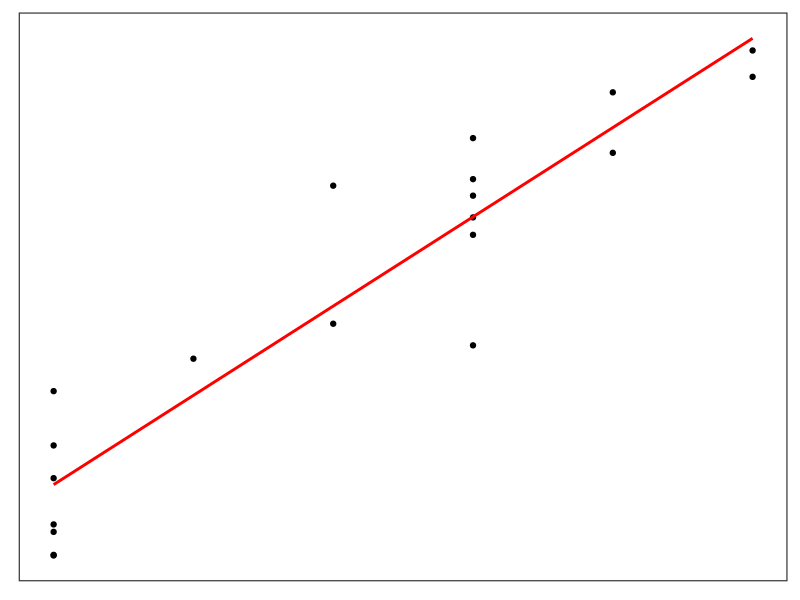
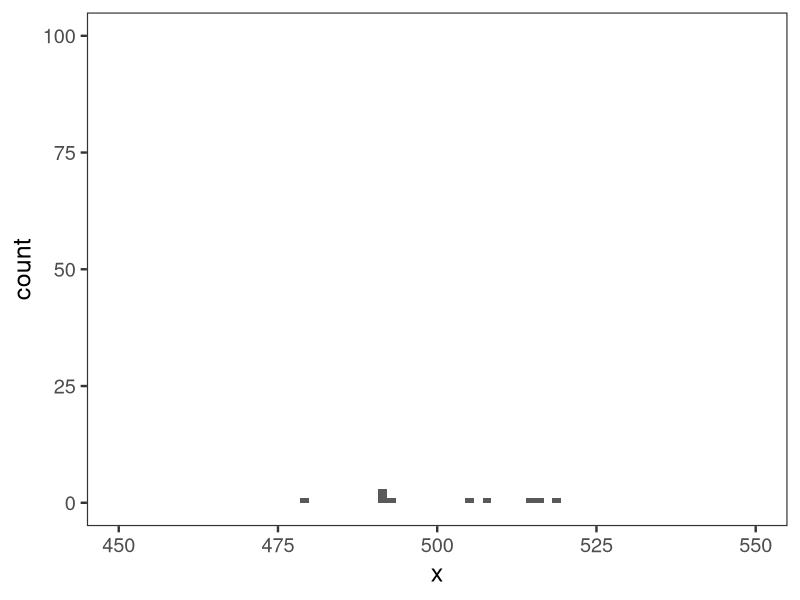
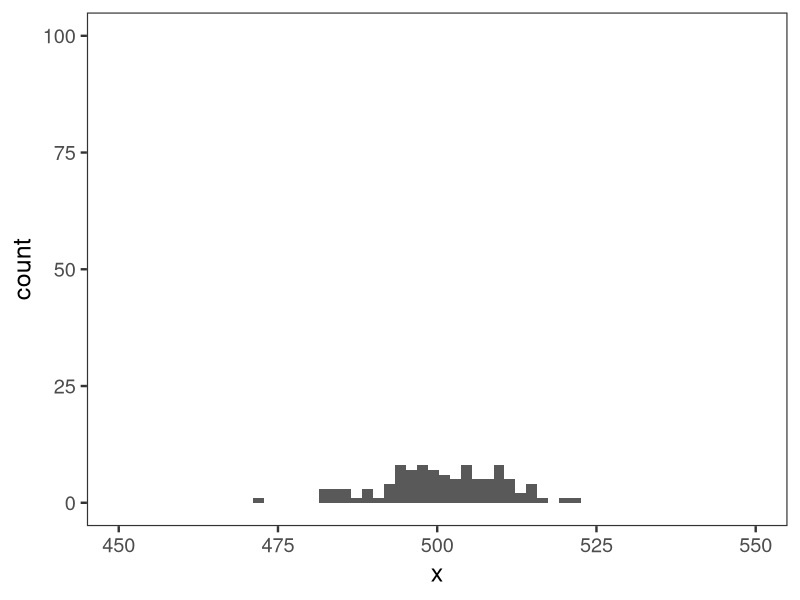
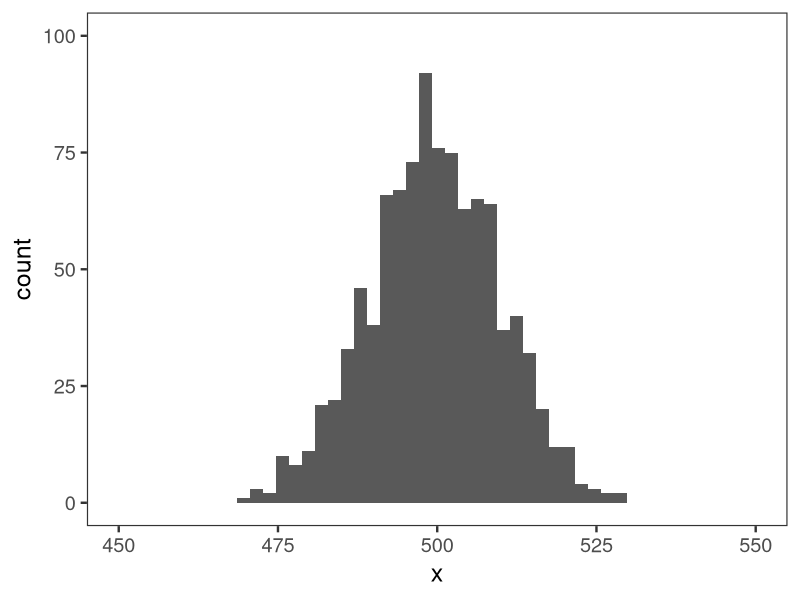
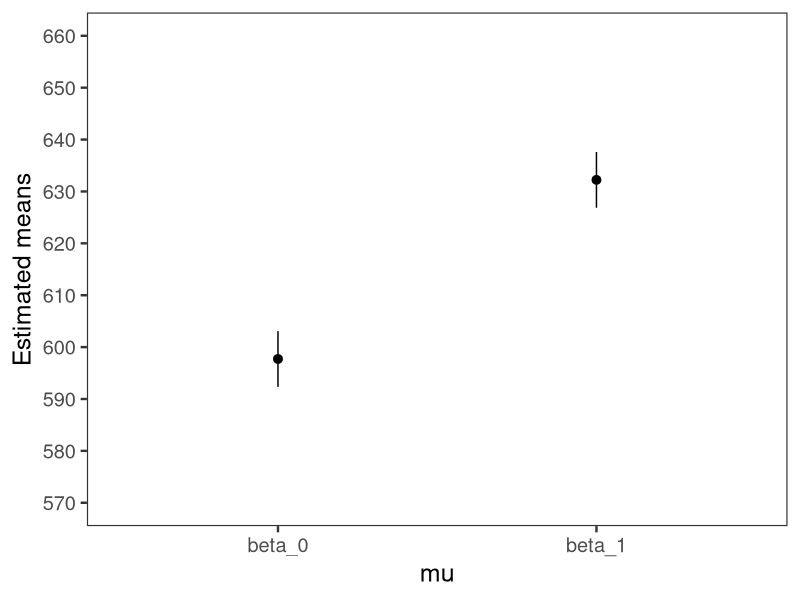
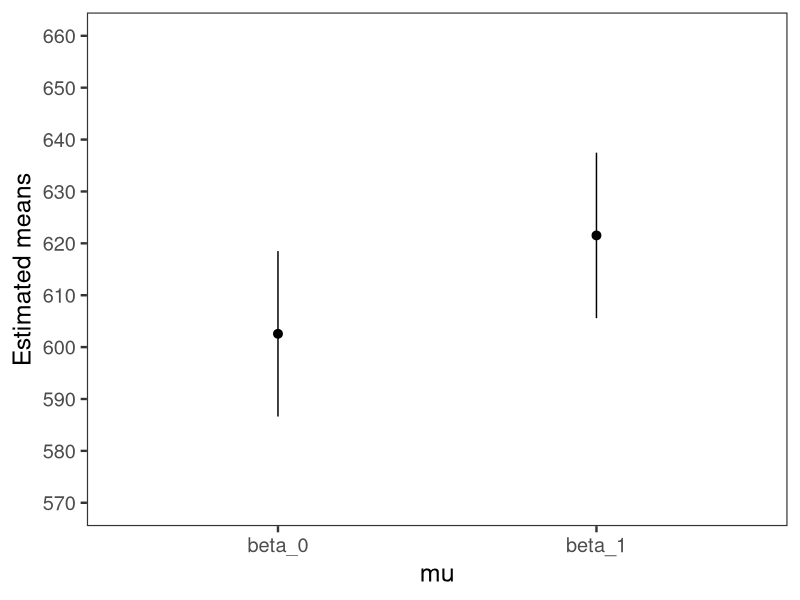
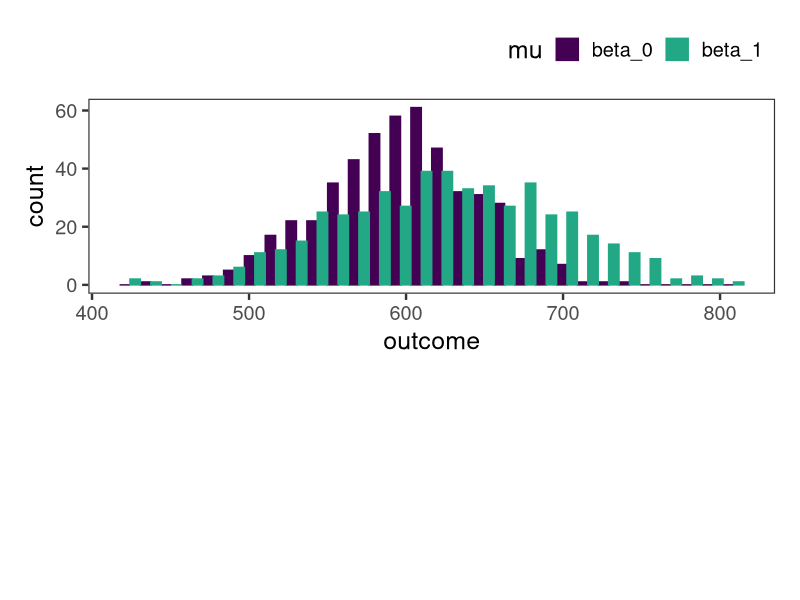
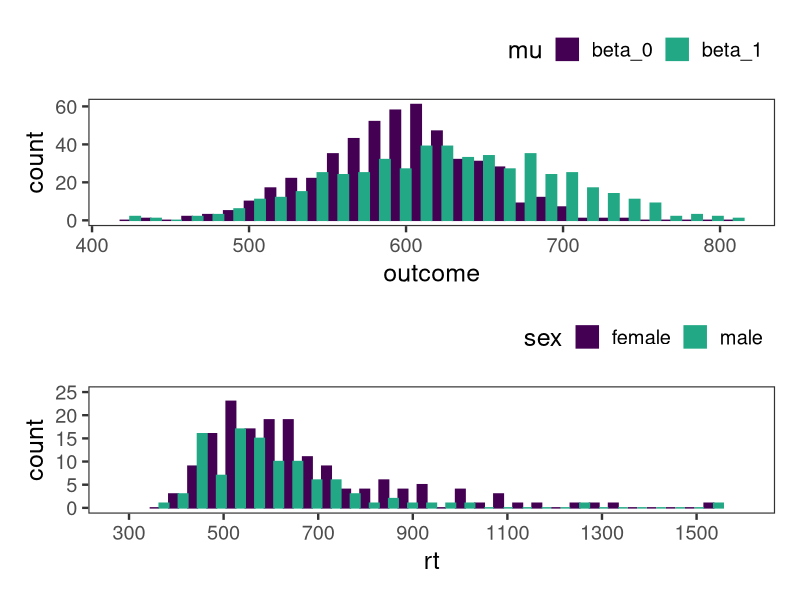

Source code (R) for these figures, in order:
## ---- chunk 1
knitr::opts_chunk$set(echo = TRUE, warning = FALSE, eval = TRUE, message = FALSE, comment=NA)
options("kableExtra.html.bsTable" = T, digits = 3)
options(pillar.print_min = 5, pillar.print_max = 6)
library(tidyverse)
library(knitr)
library(kableExtra)
library(patchwork)
theme_set(theme_bw(base_size = 18) +
            theme(legend.position = "top", 
                  legend.justification = "right",
                  panel.grid = element_blank()))
## ---- chunk 2
n <- 20
beta_0 <- 50
beta_1 <- 6
sigma <- 5
sim <- tibble(id = 1:n) %>%
    mutate(x = sample(0:5, size = n, replace = T),
           e = rnorm(n, mean = 0, sd = sigma)) %>% 
    mutate(y = beta_0 + beta_1 * x + e) %>%
  select(id, x, y)

ggplot(data =sim, aes(x = x, y = y)) +
  geom_point() +
  geom_smooth(method = "lm", se = F, colour = "red") +
  theme(axis.title = element_blank(),
        axis.text = element_blank(),
        axis.ticks = element_blank())
## ---- chunk 3
# Generate data
x <- rnorm(n = 10, mean = 500, sd = 10)
## ---- chunk 4
ggplot(data = NULL, aes(x = x)) +
  geom_histogram() +
  coord_cartesian(xlim = c(450, 550),
                  ylim = c(0, 100))
## ---- chunk 5
# Generate data
x <- rnorm(n = 100, mean = 500, sd = 10)
## ---- chunk 6
ggplot(data = NULL, aes(x = x)) +
  geom_histogram() +
  coord_cartesian(xlim = c(450, 550),
                  ylim = c(0, 100))
## ---- chunk 7
# Generate data
x <- rnorm(n = 1000, mean = 500, sd = 10)
## ---- chunk 8
ggplot(data = NULL, aes(x = x)) +
  geom_histogram() +
  coord_cartesian(xlim = c(450, 550),
                  ylim = c(0, 100))
## ---- chunk 9
# Set parameter values
n <- 1000
beta_0 <- 600 
beta_1 <- 30
sigma <- 50
## ---- chunk 10
# Generate data
sim_data <- tibble(beta_0 = rnorm(n = n/2, mean = beta_0, sd = sigma),
                   beta_1 = rnorm(n = n/2, mean = beta_0 + beta_1, sd = sigma)) 
# Preview data
glimpse(sim_data)
## ---- chunk 11
# Set parameter values
n <- 1000
beta_0 <- 600 
beta_1 <- 30
sigma <- 50
## ---- chunk 12
# Change data format
sim_data <- pivot_longer(sim_data, cols = c(beta_0, beta_1), names_to = "mu", values_to = "outcome")
# Preview data
glimpse(sim_data)
## ---- chunk 13
# Set parameter values
n <- 1000
beta_0 <- 600 
beta_1 <- 30
sigma <- 50
## ---- chunk 14
# Preview data
glimpse(sim_data)
# Normal linear model of simulated data
model <- lm(outcome ~ mu, data = sim_data)
## ---- chunk 15
# Set parameter values
n <- 1000
beta_0 <- 600 
beta_1 <- 30
sigma <- 50
## ---- chunk 16
# Model coefficients
coef(model)
## ---- chunk 17
# Standard deviation
sigma(model)
## ---- chunk 18
emmeans::emmeans(model, specs = "mu") %>% 
  as.tibble() %>% 
  ggplot(aes(x = mu, 
             y = emmean,
             ymin = lower.CL,
             ymax = upper.CL)) +
  geom_pointrange() +
  coord_cartesian(ylim = c(570, 660)) +
  scale_y_continuous(breaks = seq(500, 700, 10)) +
  labs(y = "Estimated means")
## ---- chunk 19
# Set parameter values
n <- 1000
beta_0 <- 600 
beta_1 <- 30
sigma <- 150
## ---- chunk 20
sim_data <- tibble(beta_0 = rnorm(n = n/2, mean = beta_0, sd = sigma),
                   beta_1 = rnorm(n = n/2, mean = beta_0 + beta_1, sd = sigma)) %>% 
  pivot_longer(cols = c(beta_0, beta_1), names_to = "mu", values_to = "outcome")
## ---- chunk 21
# Normal linear model of simulated data
model <- lm(outcome ~ mu, data = sim_data)
## ---- chunk 22
# Model coefficients
coef(model)
## ---- chunk 23
# Standard deviation
sigma(model)
## ---- chunk 24
emmeans::emmeans(model, specs = "mu") %>% 
  as.tibble() %>% 
  ggplot(aes(x = mu, 
             y = emmean,
             ymin = lower.CL,
             ymax = upper.CL)) +
  geom_pointrange() +
  coord_cartesian(ylim = c(570, 660)) +
  scale_y_continuous(breaks = seq(500, 700, 10)) +
  labs(y = "Estimated means")
## ---- chunk 25
# Set parameter values
n <- 1000
beta_0 <- 600 
beta_1 <- 30
sigma <- 50

sim_data <- tibble(beta_0 = rnorm(n = n/2, mean = beta_0, sd = sigma),
                   beta_1 = rnorm(n = n/2, mean = beta_0 + beta_1, sd = sigma)) %>% 
  pivot_longer(cols = c(beta_0, beta_1), names_to = "mu", values_to = "outcome")

plot_sim <- ggplot(data = sim_data, aes(x = outcome, colour = mu, fill = mu)) +
  geom_histogram(position = "dodge") +
  scale_colour_viridis_d(end = .6) +
  scale_fill_viridis_d(end = .6) 
## ---- chunk 26
plot_sim / plot_spacer()
## ---- chunk 27
blomkvist <- read_csv("../data/blomkvist.csv") %>% 
  select(id, sex, rt = rt_hand_d)
## ---- chunk 28
glimpse(blomkvist, width = 50)
## ---- chunk 29
plot_blomkvist <- ggplot(data = blomkvist, aes(x = rt, colour = sex, fill = sex)) +
  geom_histogram(position = "dodge") +
  coord_cartesian(xlim = c(280, 1600),
                  ylim = c(0, 25)) +
  scale_x_continuous(breaks = seq(100, 2000, 200)) +
  scale_colour_viridis_d(end = .6) +
  scale_fill_viridis_d(end = .6) 

## ---- chunk 30
plot_sim / plot_blomkvist
## ---- chunk 31
blomkvist <- read_csv("../data/blomkvist.csv") %>% 
  select(id, sex, rt = rt_hand_d) %>% 
  mutate(log_rt = log(rt))
## ---- chunk 32
glimpse(blomkvist, width = 50)
## ---- chunk 33
log_blomkvist <- ggplot(data = blomkvist, aes(x = log_rt, colour = sex, fill = sex)) +
  geom_histogram(position = "dodge") +
  scale_x_continuous(breaks = seq(5, 8, .25)) +
  scale_colour_viridis_d(end = .6) +
  scale_fill_viridis_d(end = .6)

## ---- chunk 34
plot_blomkvist / log_blomkvist + plot_layout(guides = "collect")
## ---- chunk 35
log_blomkvist +
  facet_wrap(~sex, nrow = 2) +
  theme(strip.background = element_blank(),
        strip.text = element_blank())
## ---- chunk 36
log_blomkvist +
  facet_wrap(~sex, nrow = 2) +
  theme(strip.background = element_blank(),
        strip.text = element_blank())
## ---- chunk 37
# Model coefficients
coef(model)
## ---- chunk 38
# Load and transform data
blomkvist <- read_csv("../data/blomkvist.csv") %>% 
  select(id, sex, rt = rt_hand_d) %>% 
  mutate(log_rt = log(rt))
## ---- chunk 39
# Specify model
model <- lm(log_rt ~ sex, data = blomkvist)
## ---- chunk 40
# Model coefficients
coef(model)
## ---- chunk 41
# Specify model
model <- lm(log_rt ~ sex, data = blomkvist)
# Model coefficients
(coefs <- as.vector(coef(model)))
## ---- chunk 42
# Converting coefficients to msecs
intercept <- coefs[1]
slope <- coefs[2]
## ---- chunk 43
exp(intercept) # female group in msecs
## ---- chunk 44
exp(intercept + slope) # male group in msecs
## ---- chunk 45
exp(intercept + slope) - exp(intercept) 
## ---- chunk 46
coef(model)
## ---- chunk 47
exp(intercept) # female group in msecs
## ---- chunk 48
exp(intercept + slope) - exp(intercept) 
## ---- chunk 49
# Coefficients from earlier
#exp(intercept); exp(intercept + slope) - exp(intercept)
## ---- chunk 50
coef(model)
## ---- chunk 51
blomkvist <- mutate(blomkvist, across(sex, factor))
## ---- chunk 52
# Default: treatment contrast
contrasts(blomkvist$sex)
## ---- chunk 53
# Sum contrast
contrasts(blomkvist$sex) <- c(-.5, .5)
colnames(contrasts(blomkvist$sex)) <- ": female vs male"
## ---- chunk 54
contrasts(blomkvist$sex)
## ---- chunk 55
# Re-fit model with sum contrast
model <- lm(log_rt ~ sex, data = blomkvist)
coef(model)
## ---- chunk 56
# Load and transform data
blomkvist <- read_csv("../data/blomkvist.csv") %>% 
  select(id, sex, age, rt = rt_hand_d) %>% 
  mutate(log_rt = log(rt),
         age = cut(age, breaks = 3, labels = 1:3))

ggplot(blomkvist, aes(x = log_rt, colour = sex, fill = sex)) +
  geom_density(alpha = .5, show.legend = F) +
  facet_grid(age ~ sex, labeller = label_both) +
  scale_colour_viridis_d(end = .6) +
  scale_fill_viridis_d(end = .6)
## ---- chunk 57
# Load and transform data
blomkvist <- read_csv("../data/blomkvist.csv") %>% 
  select(id, sex, age, rt = rt_hand_d) %>% 
  mutate(log_rt = log(rt),
         age = cut(age, breaks = 3, labels = 1:3))

ggplot(blomkvist, aes(x = log_rt, colour = sex, fill = sex)) +
  geom_density(alpha = .5, show.legend = F) +
  facet_grid(age ~ sex, labeller = label_both) +
  scale_colour_viridis_d(end = .6) +
  scale_fill_viridis_d(end = .6)
## ---- chunk 58
# Define population parameter
mu <- 100
# Generate random data from normal distribution
y <- rnorm(10, mean = mu, sd = 10)
# Propose values for population parameter
mu_grid <- seq(0, 500, 10)
# Check which parameter value returns lowest RSS
rss <- c()
for(mu in mu_grid){
  # calculate rss for mu
  rss_mu <- sum((y - mu) ^ 2)
  rss <- c(rss, rss_mu)
}
# Look for the smallest rss value
idx <- which.min(rss)
# Find corresponding mu value
mu_grid[idx]
## ---- chunk 59
blomkvist <- read_csv("../data/blomkvist.csv") %>% 
  select(id, sex, age, rt = rt_hand_d) %>% 
  mutate(log_rt = log(rt)) %>% 
  drop_na()
## ---- chunk 60
model <- lm(rt ~ sex + age, data = blomkvist)
## ---- chunk 61
(coefs <- coef(model))
## ---- chunk 62
sigma(model)
## ---- chunk 63
mutate(blomkvist, 
       sex = recode(sex, female = 0, male = 1),
       mu = coefs[1] + coefs[2]*sex + coefs[3]*age,
       squared_diffs = (rt - mu)^2) %>% 
summarise(sum_of_squres = sum(squared_diffs),
          K = 2,
          N = n(),
          sigma_2 = 1 / (N-K-1) * sum_of_squres,
          sigma = sqrt(sigma_2))
## ---- chunk 64
# Extract the coefficients table from summary
coefs <- summary(model)$coefficients
# MLE for sex
(beta_sex <- coefs['sexmale', 'Estimate'])
## ---- chunk 65
# Standard error
(se_sex <- coefs['sexmale', 'Std. Error'])
## ---- chunk 66
(t <- (beta_sex - 1.0)/se_sex)
## ---- chunk 67
n <- nrow(blomkvist)
K <- 2
pt(abs(t), df = n - K - 1, lower.tail = FALSE) * 2
## ---- chunk 68
(t <- (beta_sex - 0.0)/se_sex)
## ---- chunk 69
n <- nrow(blomkvist)
K <- 2
pt(abs(t), df = n - K - 1, lower.tail = FALSE) * 2
## ---- chunk 70
summary(model)$coefficients
## ---- chunk 71
t <- abs(beta_sex / se_sex)
n <- nrow(blomkvist)
K <- 1
df <- n - K - 1
p_value <- pt(t, df = df, lower.tail = FALSE) * 2

# Hypothetical t values
t_grid <- seq(0, 10, .1) 
p_values <- pt(t_grid, df = df, lower.tail = FALSE) * 2

p <- ggplot(data = NULL, aes(x = t_grid, y = p_values)) +
  geom_line() +
  geom_hline(yintercept = 0.05, linetype = 'dotted') +
  scale_x_continuous(breaks = seq(0, 20, 1)) +
  labs(x = 'Theoretical t-value',
       y = 'p-value',
       subtitle = bquote("t distribution for"~"Df" == .(df)));p 

## ---- chunk 72
label <- deparse(bquote(paste("t" == .(round(t, 2)))))

p2 <- p + geom_segment(aes(x = t+1, y = .2, xend = t, yend = 0.02),
                  arrow = arrow(length = unit(0.35, "cm")),
               colour = "red") +
  geom_label(aes(x = t + 1, y = 0.3, label = label), parse = T); p2
## ---- chunk 73
label_2 <- deparse(bquote(paste("p" == .(round(p_value, 3)))))
p2 + geom_hline(yintercept = p_value, colour = "red", linetype = "dashed") +
  geom_label(aes(x = .65, y = 0.05, label = label_2), parse = T) 

## ---- chunk 74
label_2 <- deparse(bquote(paste("p" == .(round(p_value, 3)))))
p2 + geom_hline(yintercept = p_value, colour = "red", linetype = "dashed") +
  geom_label(aes(x = .65, y = 0.05, label = label_2), parse = T) +
  annotate("label", x = 8, y = .9, label = "Work through script\n exercise/t_distribution.R")

## ---- chunk 75
t_grid <- seq(0, 15, .1) 
df <- c(1, 2, 5, 8, 10, 100, 1000, 10000)

data_df <- map_dfr(df, ~pt(t_grid, df = .x, lower.tail = F) %>% tibble(t_grid = t_grid, p = . * 2) %>%  
    mutate(df = .x)) 

ggplot(data = data_df, aes(x = t_grid, y = p, colour = factor(df))) +
  geom_line() +
  labs(x = "Theoretical t-value",
       y = "p-value",
       subtitle = "t-distribution",
       colour = bquote("Df")) +
  scale_colour_viridis_d() +
  scale_x_continuous(breaks = seq(0, 20, 1)) +
  geom_hline(yintercept = 0.05, linetype = "dotted") +
  theme(legend.position = c(.925,.55),
        legend.title = element_text(size = 10),
        legend.text = element_text(size = 10))


## ---- chunk 76
(tau <- qt(.975, df = n - K - 1))
## ---- chunk 77
beta_sex + c(-1, 1) * se_sex * tau
## ---- chunk 78
coef(model) 
## ---- chunk 79
confint(model, parm = 'sexmale',  level = .95)
## ---- chunk 80
set.seed(324)
## ---- chunk 81
# Set simulation parameters
mu <- 600 # True parameter value
n <- 1000 # Number of observations per experiment
n_sims <- 10 # Number of hypothetical experiments
# Empty data frame for results
sims <- tibble()
# Run n_sims simulations
for(i in 1:n_sims){
  # Simulate normal distributed data
  y <- rnorm(n, mean = mu, sd = 100)
  # Get MLEs
  m <- lm(y ~ 1)
  # Extract CI
  cis <- confint(m) %>% as.vector()
  # Store results
  sims <- tibble(sim_id = i, 
                 lower = cis[1], 
                 upper = cis[2]) %>% 
    bind_rows(sims)
}
## ---- chunk 82
mutate(sims, 
       mu_in_ci = ifelse(mu < lower | mu > upper, "no", "yes")) %>% 
  ggplot(aes(x = sim_id, 
             ymin = lower, 
             ymax = upper, 
             colour = mu_in_ci)) +
  geom_errorbar(width = 0) +
  geom_hline(yintercept = mu, linetype = "dotted", colour = "blue") +
  scale_colour_manual(values = c("no" = "red", "yes" =" black")) +
  scale_x_continuous(breaks = seq(1, n_sims, 1)) +
  scale_y_continuous(limits = c(580, 620)) +
  labs(colour = bquote("95% CI includes"~mu*":"),
        caption = bquote(.(n_sims)~"simulations"),
       x = "Experiment id (simulation)",
       y = "Parameter estimate") +
  coord_flip()

## ---- chunk 83
mu <- 600 # True parameter value
n_sims <- 1000 # Number of hypothetical experiments
n <- 1000 # Number of observations per experiment
sims <- tibble()
for(i in 1:n_sims){
  y <- rnorm(n, mean = mu, sd = 100)
  m <- lm(y ~ 1)
  cis <- confint(m) %>% as.vector()
  sims <- tibble(sim_id = i, lower = cis[1], upper = cis[2]) %>% 
    bind_rows(sims)
}
## ---- chunk 84
sims <- mutate(sims, mu_in_ci = ifelse(mu < lower | mu > upper, "no", "yes"))
ggplot(sims, aes(x = sim_id, 
                 ymin = lower, 
                 ymax = upper, 
             colour = mu_in_ci)) +
  geom_errorbar(width = 0) +
  geom_hline(yintercept = mu, linetype = "dotted", colour = "blue") +
  scale_colour_manual(values = c("no" = "darkred", "yes" =" grey50")) +
  scale_y_continuous(limits = c(580, 620)) +
  labs(colour = bquote("95% CI includes"~mu*":"),
       caption = bquote(.(n_sims)~"simulations"),
       x = "Experiment id (simulation)",
       y = "Parameter estimate") +
  coord_flip()
## ---- chunk 85
count(sims, mu_in_ci) %>% 
  mutate(prop = n / n_sims)
## ---- chunk 86
coef(model)
## ---- chunk 87
newdata <- tibble(sex = "female", age = 95)
predict(model, newdata = newdata) 
## ---- chunk 88
predict(model, interval = 'confidence', newdata = newdata)
## ---- chunk 89
model_2 <- lm(log_rt ~ sex + age, data = blomkvist)
coef(model_2)
## ---- chunk 90
model <- lm(log_rt ~ age, data = blomkvist)

blomkvist$pred <- predict(model)
blomkvist$resid <- residuals(model)

plot <- ggplot(blomkvist, aes(x = age, y = pred) ) +
  stat_smooth(method = "lm", size = 2, colour = "darkred") +
  labs(y = "log rts", 
       subtitle = bquote("y"[i]~"~"~"N("*mu["i"]*","~sigma^2*"),"~mu["i"] == beta[0]~+~beta["1"]~"*"~"x"["age"])) +
  geom_point(aes(x = age, y = log(rt)), size = 1);plot

## ---- chunk 91
model <- lm(log_rt ~ age + sex, data = blomkvist)

blomkvist$pred <- predict(model)
blomkvist$resid <- residuals(model)

plot <- ggplot(blomkvist, aes(x = age, y = pred, colour = sex) ) +
  stat_smooth(method = "lm", size = 2) +
  labs(y = "log rts", 
       subtitle = bquote("y"[i]~"~"~"N("*mu["i"]*","~sigma^2*"),"~mu["i"] == beta[0]~+~beta["1"]~"*"~"x"["age"]~+~beta["2"]~"*"~"x"["sex"])) +
  geom_point(aes(x = age, y = log(rt), colour = sex), size = 1) +
  scale_colour_viridis_d(end = .6) +
  theme(legend.position = c(.45,.85),
        legend.direction = "horizontal");plot

## ---- chunk 92
model_3 <- lm(log_rt ~ sex + age + sex:age, data = blomkvist)
## ---- chunk 93
model_3 <- lm(log_rt ~ sex * age, data = blomkvist)
## ---- chunk 94
model <- lm(log_rt ~ age + sex, data = blomkvist)

blomkvist$pred <- predict(model)
blomkvist$resid <- residuals(model)

plot <- ggplot(blomkvist, aes(x = age, y = pred, colour = sex) ) +
  stat_smooth(method = "lm", size = 2) +
  labs(y = "log rts", 
       subtitle = bquote("y"[i]~"~"~"N("*mu["i"]*","~sigma^2*"),"~mu["i"] == beta[0]~+~beta["1"]~"*"~"x"["age"]~+~beta["2"]~"*"~"x"["sex"])) +
  geom_point(aes(x = age, y = log(rt), colour = sex), size = 1) +
  scale_colour_viridis_d(end = .6) +
  theme(legend.position = c(.45,.9),
        legend.direction = "horizontal",
        plot.subtitle = element_text(size = 14));plot

## ---- chunk 95
model <- lm(log_rt ~ age * sex, data = blomkvist)

blomkvist$pred <- predict(model)
blomkvist$resid <- residuals(model)

plot <- ggplot(blomkvist, aes(x = age, y = pred, colour = sex) ) +
  stat_smooth(method = "lm", size = 2) +
  labs(y = "log rts", 
       subtitle = bquote("y"[i]~"~"~"N("*mu["i"]*","~sigma^2*"),"~mu["i"] == beta[0]~+~beta["1"]~"*"~"x"["age"]~+~beta["2"]~"*"~"x"["sex"]~+~beta["3"]~"*"~"x"["sex"]~"*"~"x"["age"])) +
  geom_point(aes(x = age, y = log(rt), colour = sex), size = 1) +
  scale_colour_viridis_d(end = .6) +
  theme(legend.position = c(.45,.9),
        legend.direction = "horizontal",
        plot.subtitle = element_text(size = 14));plot

## ---- chunk 96
model_3 <- lm(rt ~ sex * age, data = blomkvist)
## ---- chunk 97
(betas <- coef(model_3))
## ---- chunk 98
betas <- as.vector(coef(model_3))
## ---- chunk 99
# females
betas[1]
## ---- chunk 100
# males
betas[1] + betas[2]
## ---- chunk 101
# females
betas[3]
## ---- chunk 102
# males
betas[3] + betas[4]
## ---- chunk 103
model_3 <- lm(log_rt ~ sex * age, data = blomkvist)
## ---- chunk 104
(betas <- coef(model_3))
## ---- chunk 105
betas <- as.vector(coef(model_3))
## ---- chunk 106
# females
exp(betas[1]) 
## ---- chunk 107
# males
exp(betas[1] + betas[2])
## ---- chunk 108
# females
exp(betas[1] + betas[3]) - exp(betas[1])
## ---- chunk 109
# males
exp(betas[1] + betas[3] + betas[4]) -
  exp(betas[1])
## ---- chunk 110
# Load and pre-process data
blomkvist <- read_csv("../data/blomkvist.csv") %>% 
  select(id, sex, age, rt = rt_hand_d, smoker) %>% 
  mutate(log_rt = log(rt)) %>% 
  drop_na()
## ---- chunk 111
# Categories of smoker
unique(blomkvist$smoker)
## ---- chunk 112
model_smoker <- lm(log_rt ~ smoker, data = blomkvist)
(betas <- coef(model_smoker))
## ---- chunk 113
betas <- as.vector(coef(model_smoker))
## ---- chunk 114
exp(betas[1])
## ---- chunk 115
model_smoker <- lm(log_rt ~ smoker, data = blomkvist)
(betas <- coef(model_smoker))
## ---- chunk 116
betas <- as.vector(coef(model_smoker))
## ---- chunk 117
exp(betas[1] + betas[2] * 1 + betas[3] * 0)
## ---- chunk 118
model_smoker <- lm(log_rt ~ smoker, data = blomkvist)
(betas <- coef(model_smoker))
## ---- chunk 119
betas <- as.vector(coef(model_smoker))
## ---- chunk 120
exp(betas[1] + betas[2] * 0 + betas[3] * 1)
